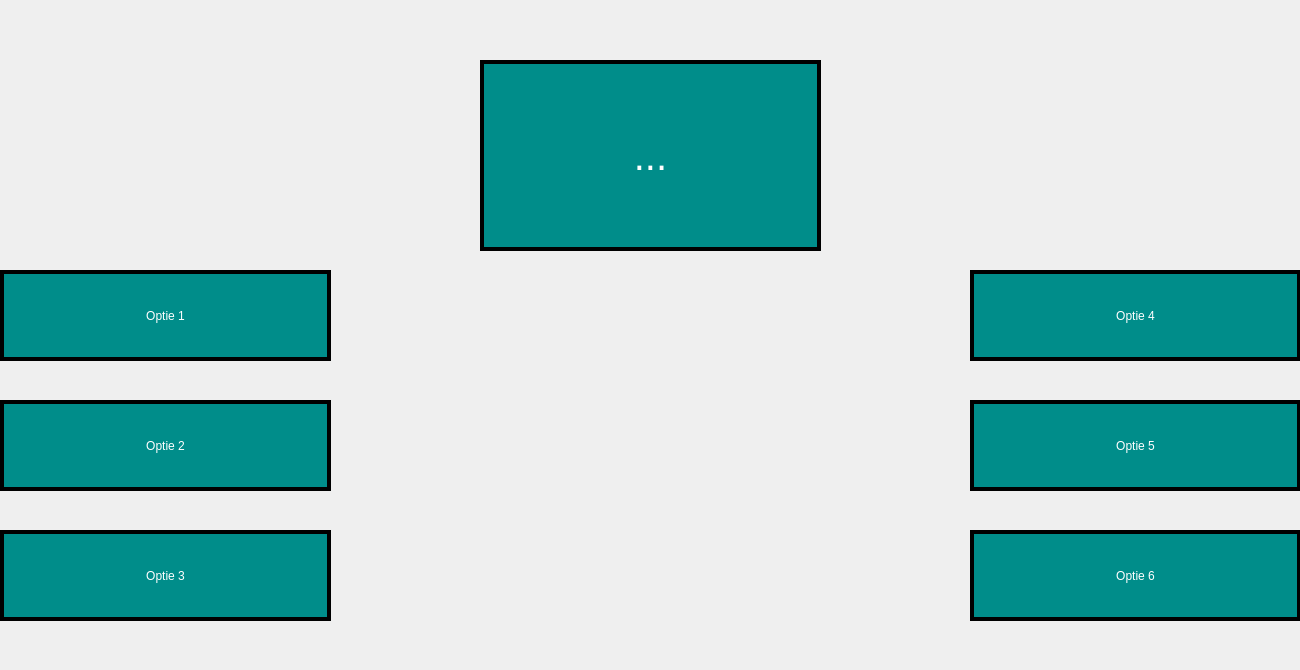
<?xml version="1.0" encoding="UTF-8"?>
<ui version="4.0">
 <class>Form</class>
 <widget class="QWidget" name="Form">
  <property name="geometry">
   <rect>
    <x>0</x>
    <y>0</y>
    <width>1300</width>
    <height>670</height>
   </rect>
  </property>
  <property name="windowTitle">
   <string>Form</string>
  </property>
  <property name="styleSheet">
   <string notr="true">    background-color: #7030A0;
    background-repeat: no-repeat;
    background-position-x: center;
    background-position-y: 500px;
    background-size: 500px;
  QMainWindow {background-image:url(C:/Project-3-4-Bank/code/BankGUi/GeldOpnemen/imgs/SYMPLE_logo4.png);};</string>
  </property>
  <widget class="QToolButton" name="toolButton">
   <property name="geometry">
    <rect>
     <x>480</x>
     <y>60</y>
     <width>341</width>
     <height>191</height>
    </rect>
   </property>
   <property name="styleSheet">
    <string notr="true">
    background-color: #008D8A;
    width: 25%;
    height: 25%;
    border-color: black;
    border-style: solid;
    border-width: 4px;
    position: fixed;
    top:10%;
    left: 37%;
    text-align: center;

    padding: 5px;
    font-family: 'Lucida Sans', 'Lucida Sans Regular', 'Lucida Grande', 'Lucida Sans Unicode', Geneva, Verdana, sans-serif;
    font-size: 40px;
    color: white;
</string>
   </property>
   <property name="text">
    <string>...</string>
   </property>
  </widget>
  <widget class="QPushButton" name="pushButton_2">
   <property name="geometry">
    <rect>
     <x>0</x>
     <y>400</y>
     <width>331</width>
     <height>91</height>
    </rect>
   </property>
   <property name="styleSheet">
    <string notr="true">
    position: fixed;
    left: 0%;
    top: 50%;
    height: 20%;
    width: 25%;

 border-left-color: #008D8A;
    color: white;
    background-color: #008D8A;
    border-style: solid;
    border-color: black;
    border-width: 4px;
    text-align: center;
    text-decoration: none;
    cursor: pointer;
font: 32pt &quot;Lucida Sans&quot;;




</string>
   </property>
   <property name="text">
    <string>Optie 2</string>
   </property>
  </widget>
  <widget class="QPushButton" name="pushButton">
   <property name="geometry">
    <rect>
     <x>0</x>
     <y>270</y>
     <width>331</width>
     <height>91</height>
    </rect>
   </property>
   <property name="styleSheet">
    <string notr="true">    position: fixed;
    left: 0%;
    top: 25%;
    height: 20%;
    width: 25%;
    
    border-left-color: #008D8A;
    color: white;
    background-color: #008D8A;
    border-style: solid;
    border-color: black;
    border-width: 4px;
    text-align: center;
    text-decoration: none;
    cursor: pointer;
font: 32pt &quot;Lucida Sans&quot;;


</string>
   </property>
   <property name="text">
    <string>Optie 1</string>
   </property>
  </widget>
  <widget class="QPushButton" name="pushButton_3">
   <property name="geometry">
    <rect>
     <x>0</x>
     <y>530</y>
     <width>331</width>
     <height>91</height>
    </rect>
   </property>
   <property name="styleSheet">
    <string notr="true">
    position: fixed;
    left: 0%;
    top: 75%;
    height: 20%;
    width: 25%;

 border-left-color: #008D8A;
    color: white;
    background-color: #008D8A;
    border-style: solid;
    border-color: black;
    border-width: 4px;
    text-align: center;
    text-decoration: none;

    cursor: pointer;
font: 32pt &quot;Lucida Sans&quot;;


</string>
   </property>
   <property name="text">
    <string>Optie 3</string>
   </property>
  </widget>
  <widget class="QPushButton" name="pushButton_6">
   <property name="geometry">
    <rect>
     <x>970</x>
     <y>530</y>
     <width>331</width>
     <height>91</height>
    </rect>
   </property>
   <property name="styleSheet">
    <string notr="true">
    position: fixed;
    right: 0%;
    top: 75%;
    height: 20%;
    width: 25%;

    border-right-color: #008D8A;
    color: white;
    background-color: #008D8A;
    border-style: solid;
    border-color: black;
    border-width: 4px;
    text-align: center;
    text-decoration: none;

    cursor: pointer;
font: 32pt &quot;Lucida Sans&quot;;

</string>
   </property>
   <property name="text">
    <string>Optie 6</string>
   </property>
  </widget>
  <widget class="QPushButton" name="pushButton_5">
   <property name="geometry">
    <rect>
     <x>970</x>
     <y>400</y>
     <width>331</width>
     <height>91</height>
    </rect>
   </property>
   <property name="styleSheet">
    <string notr="true">
    position: fixed;
    right: 0%;
    top: 50%;
    height: 20%;
    width: 25%;

    border-right-color: #008D8A;
    color: white;
    background-color: #008D8A;
    border-style: solid;
    border-color: black;
    border-width: 4px;
    text-align: center;
    text-decoration: none;

    cursor: pointer;
font: 32pt &quot;Lucida Sans&quot;;
</string>
   </property>
   <property name="text">
    <string>Optie 5</string>
   </property>
  </widget>
  <widget class="QPushButton" name="pushButton_4">
   <property name="geometry">
    <rect>
     <x>970</x>
     <y>270</y>
     <width>331</width>
     <height>91</height>
    </rect>
   </property>
   <property name="styleSheet">
    <string notr="true">
    position: fixed;
    right: 0%;
    top: 25%;
    height: 20%;
    width: 25%;


    border-right-color: #008D8A;
    color: white;
    background-color: #008D8A;
    border-style: solid;
    border-color: black;
    border-width: 4px;
    text-align: center;
    text-decoration: none;

    cursor: pointer;
font: 32pt &quot;Lucida Sans&quot;;


</string>
   </property>
   <property name="text">
    <string>Optie 4</string>
   </property>
  </widget>
 </widget>
 <resources/>
 <connections/>
</ui>
